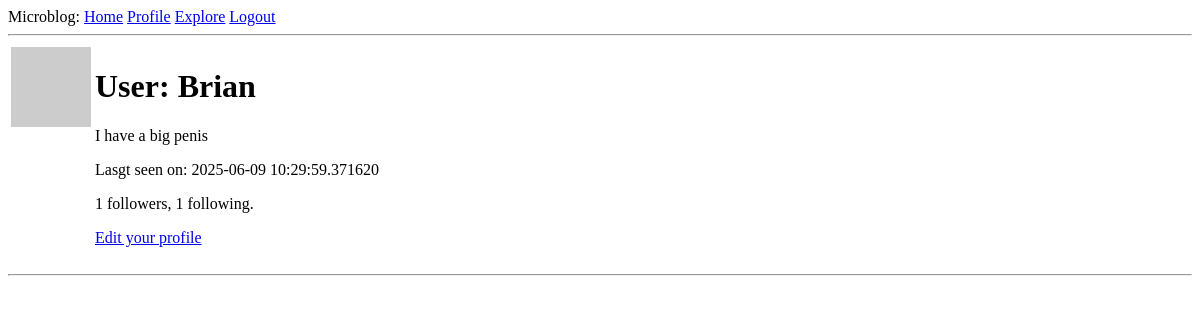
Before: /user/Brian (signed in) with the older database file.
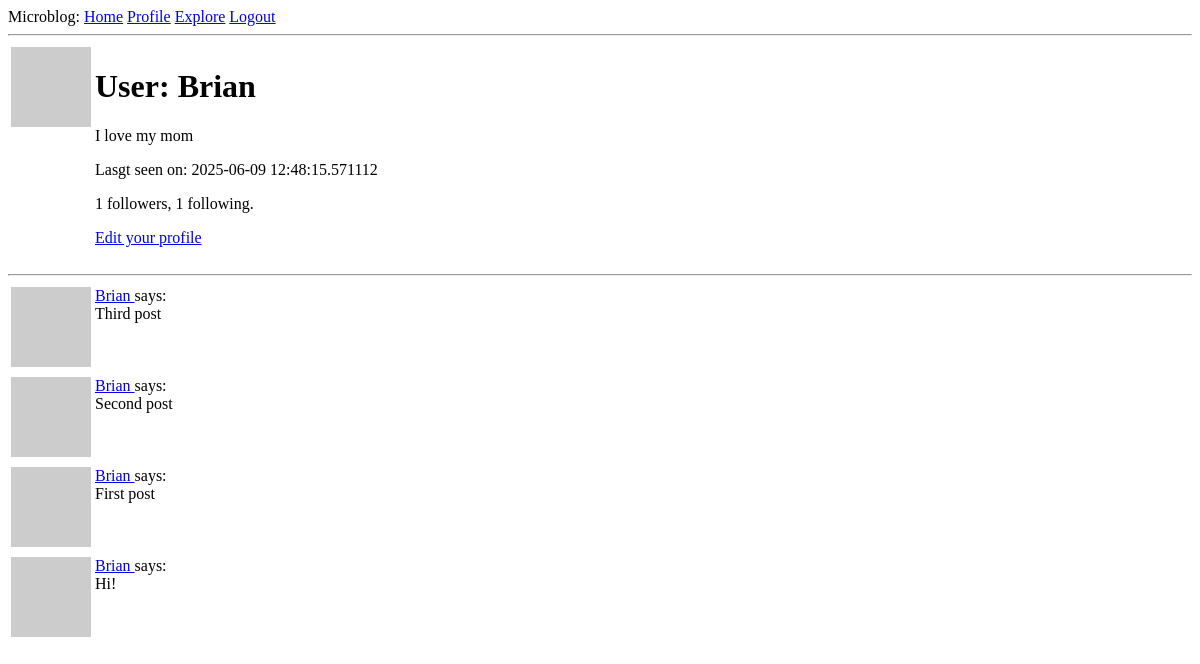
After: the same page with the newer database file.
### app/models.py (models this page shows, shortened)
class User(UserMixin, db.Model):
    def avatar(self, size):
        digest = md5(self.email.lower().encode('utf-8')).hexdigest()
        return f'https://www.gravatar.com/avatar/{digest}?d=identicon&s={size}'
    def followers_count(self):
        query = sa.select(sa.func.count()).select_from(
            self.followers.select().subquery())
        return db.session.scalar(query)
    def following_count(self):
        query = sa.select(sa.func.count()).select_from(
            self.following.select().subquery())
        return db.session.scalar(query)
    id: so.Mapped[int] = so.mapped_column(primary_key=True)
    username: so.Mapped[str] = so.mapped_column(sa.String(64), index=True,
                                                unique=True)
    email: so.Mapped[str] = so.mapped_column(sa.String(120), index=True,
                                             unique=True)
    password_hash: so.Mapped[Optional[str]] = so.mapped_column(sa.String(256))
    posts: so.WriteOnlyMapped['Post'] = so.relationship(
        back_populates='author')
    about_me: so.Mapped[Optional[str]] = so.mapped_column(sa.String(140))
    last_seen: so.Mapped[Optional[datetime]] = so.mapped_column(
        default=lambda: datetime.now(timezone.utc))
    following: so.WriteOnlyMapped['User'] = so.relationship(
        secondary=followers, primaryjoin=(followers.c.follower_id == id),
        secondaryjoin=(followers.c.followed_id == id),
        back_populates='followers')
    followers: so.WriteOnlyMapped['User'] = so.relationship(
        secondary=followers, primaryjoin=(followers.c.followed_id == id),
        secondaryjoin=(followers.c.follower_id == id),
        back_populates='following')

class Post(db.Model):
    id: so.Mapped[int] = so.mapped_column(primary_key=True)
    body: so.Mapped[str] = so.mapped_column(sa.String(140))
    timestamp: so.Mapped[datetime] = so.mapped_column(
        index=True, default=lambda: datetime.now(timezone.utc))
    user_id: so.Mapped[int] = so.mapped_column(sa.ForeignKey(User.id),
                                               index=True)
    author: so.Mapped[User] = so.relationship(back_populates='posts')

### app/routes.py (the view)
@app.route('/user/<username>')
@login_required
def user(username):
    user = db.first_or_404(sa.select(User).where(User.username == username))
    page = request.args.get('page', 1, type=int)
    query = user.posts.select().order_by(Post.timestamp.desc())
    posts = db.paginate(query, page=page,
                        per_page=app.config['POSTS_PER_PAGE'],
                        error_out=False)
    next_url = url_for('user', username=user.username, page=posts.next_num) \
        if posts.has_next else None
    prev_url = url_for('user', username=user.username, page=posts.prev_num) \
        if posts.has_prev else None
    form = EmptyForm()
    return render_template('user.html', user=user, posts=posts.items,
                           next_url=next_url, prev_url=prev_url, form=form)

### app/models.py (called while the page is built)
@login.user_loader
def load_user(id):
    return db.session.get(User, int(id))

### app/routes.py (called while the page is built)
@app.before_request
def before_request():
    if current_user.is_authenticated:
        current_user.last_seen = datetime.now(timezone.utc)
        db.session.commit()

### app/templates/user.html (shortened to what this page needs)
{% extends "base.html" %}
{% block content %}
    <table>
        <tr valign="top">
            <td><img src="{{ user.avatar(128) }}"></td>
            <td>
                <h1>User: {{ user.username }}</h1>
                {% if user.about_me %}<p>{{ user.about_me }}</p>{% endif %}
                {% if user.last_seen %}<p>Lasgt seen on: {{ user.last_seen }}</p>{% endif %}
                <p>{{ user.followers_count() }} followers, {{ user.following_count() }} following.</p>
                {% if user == current_user %}
                <p><a href="{{ url_for('edit_profile') }}">Edit your profile</a></p>
                {% endif %}
            </td>
        </tr>
    </table>
    <hr>
    {% for post in posts %}
        {% include '_post.html' %}
    {% endfor %}
{% endblock %}

### app/templates/_post.html
<table>
    <tr valign="top">
        <td><img src="{{ post.author.avatar(36) }}"></td>
        <td>
            <a href="{{ url_for('user', username=post.author.username) }}">
                {{ post.author.username }}
            </a>
            says:<br>{{ post.body }}
        </td>
    </tr>
</table>

Changed rows visible on the page:
changed User "Brian": about_me "I have a big penis" → "I love my mom"; last_seen "2025-06-09 10:29:59.371620" → "2025-06-09 12:48:15.571112"
added Post: author.username "Brian", body "Third post"
added Post: author.username "Brian", body "Second post"
added Post: author.username "Brian", body "First post"
added Post: author.username "Brian", body "Hi!"
